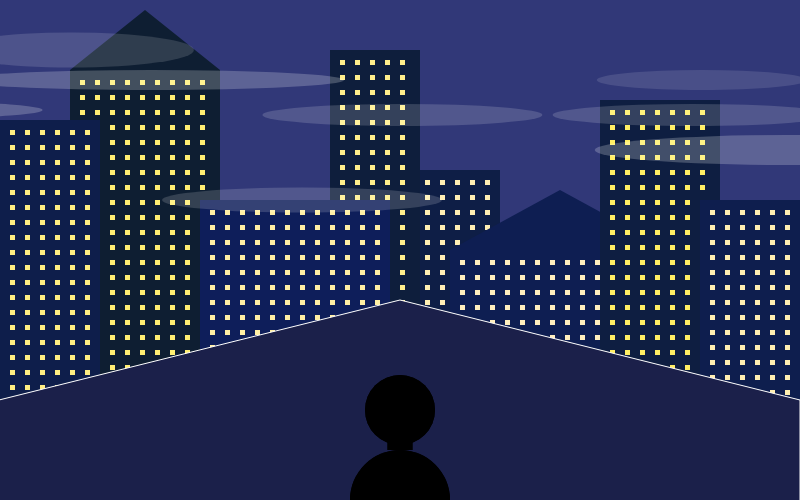
Frame 1 (no input)
Frame 60 (no input): identical to frame 1, image omitted
Frame 120 (the mouse pressed at the canvas centre since frame 60): identical to frame 1, image omitted

The p5.js sketch that drew this single still picture (run headless with seeded random() and noise() and a simulated clock; from frame 60 on, the mouse is pressed at the canvas centre):

// p5.js sketch
// ── sketch.js
let increment1 = 0;
let increment2 = 0;
let moveY = 100;
let sizeInc = 0;
let count = 1;
function setup() {
  // put setup code here
    createCanvas(800, 500);
    background(52, 60, 120);
}

function draw() {
  // put drawing code here
    if (count == 1) {
        scene1();
    }
    
}

function scene1() {
    background(49, 56, 120);
    drawMist2();
    drawSkyline1();
    drawMist1();
    drawBackground();
    let me = new Person(0, moveY, sizeInc);
    if (moveY >= 0) {
        moveY-=.9;
        sizeInc -= .2;
        me.display();
    }
    me.display();
    count++;
}

function scene2() {
    background(49, 56, 120);
    drawSkyline2();
}

function drawSkyline1() {
    //Building(x, y, w, h, g, b)
    //g between (50, 90);
    //b between (100, 180);
    buildA = new Building(70, 70, 150, 400, 50, 115);
    buildB = new Building(400, 170, 100, 300, 70, 180);
    buildC = new Building(200, 200, 190, 400, 90, 164);
    buildD = new Building(600, 100, 120, 400, 65, 100);
    buildE = new Building(450, 250, 220, 400, 82, 190);
    buildF = new Building(0, 120, 100, 400, 75, 130);
    buildG = new Building(330, 50, 90, 400, 60, 140);
    buildH = new Building(700, 200, 150, 400, 78, 177);
    buildA.display();
    buildA.drawTop();
    buildB.display();
    buildG.display();
    buildC.display();
    buildE.display();
    buildE.drawTop();
    buildD.display();
    buildF.display();
    buildH.display();
}

function drawSkyline2() {
    //Building(x, y, w, h, g, b)
    //g between (50, 90);
    //b between (100, 180);
    buildA = new Building(70, 50, 150, 400, 50, 115);
    buildA.display();
}


function drawBackground() {
    fill(27, 32, 74);
    //noStroke();
    strokeWeight(1);
    stroke(255);
    beginShape();
    vertex(-1, height);
    vertex(-1, height-100);
    vertex(width/2, height-200);
    vertex(width, height-100);
    vertex(width, height);
    endShape();
}

function mist(x, y, opacity, thick) {
    noStroke();
    fill(255, opacity);
    ellipse(x, y, opacity*7, thick);
    increment1 += .2;
    increment2 += .2;
}

function mistRollOver() {
    if (increment1 > width) {
        increment1 *= -1;
    }
    if (increment2 > width*2) {
        increment2 *= -1;
    }
}

function drawMist1() {
    mist(70 + increment1, 50, 35, 35);
    mistRollOver();
    mist(150 + increment1, 80, 55, 20);
    mistRollOver();
    mist(700 + increment1, 80, 30, 20);
    mistRollOver();
    mist(300 + increment1, 200, 40, 25);
    mistRollOver();
    mist(785 + increment1, 150, 55, 30);
    mistRollOver();
    mist(400 + increment1, 115, 40, 22);
    mistRollOver();
    mist(690 + increment1, 115, 40, 22);
    mistRollOver();
}

function drawMist2() {
    mist(-70 + increment2, 200, 35, 35);
    mistRollOver();
    mist(-150 + increment2, 110, 55, 20);
    mistRollOver();
    mist(-700 + increment2, 30, 30, 20);
    mistRollOver();
    mist(-300 + increment2, 140, 40, 25);
    mistRollOver();
    mist(-785 + increment2, 70, 55, 30);
    mistRollOver();
    mist(-400 + increment2, 10, 40, 22);
    mistRollOver();
    mist(-690 + increment2, 90, 40, 22);
    mistRollOver();
}

// ── building.js
class Building {
    constructor(x, y, w, h, g, b) {
        this.x = x;
        this.y = y;
        this.w = w;
        this.h = h;
        this.g = g;
        this.b = b;
    }
    display() {
        rectMode(CORNER);
        noStroke();
        fill(14, 30, this.g); //have g replace the green
        rect(this.x, this.y, this.w, this.h);
        fill(255, 239, this.b);
        for (let i = 10; i < this.w-10; i += 15) {
            for (let j = 10; j < this.h; j += 15) {
                rect(this.x+i, this.y+j, 5, 5);
            }
        }
    }
    drawTop() {
        fill(14, 30, this.g);
        //rect(this.x + 15, this.y - (this.h/2), this.w - 30, this.h/2);
        //rect(this.x+15, this.y-(this.h/2), this.w-30,);
        triangle(this.x, this.y, this.x + this.w/2, this.y - 60, this.x+this.w, this.y);
    }
}

class Light {
    constructor(x, y) {
        this.x = x;
        this.y = y;
    }
    display() {
        noStroke();
        let b = random(125, 190);
        fill(255, b, 28, 80);
        for (let i = 0; i < 40; i += 10) {
            ellipse(this.x, this.y, 1 + i, 1 + i);
        }
    }
}

class Person {
    constructor(x, y, size) {
        this.x = x;
        this.y = y;
        this.size = size;
    }
    display() {
        fill(0);
        noStroke();
        ellipse(this.x + 400, this.y + 310, this.size + 70, this.size + 70);
        ellipse(this.x + 400, this.y + 400 + this.size, this.size + 100, this.size + 100);
        rectMode(CORNER);
        rect(this.x + (400- (100+this.size)/2), this.y + this.size + 400, this.size + 100, this.size + 150);
        rectMode(CENTER);
        rect(this.x + 400, this.y + 325, this.size/4 +25, 50);
    }
}
